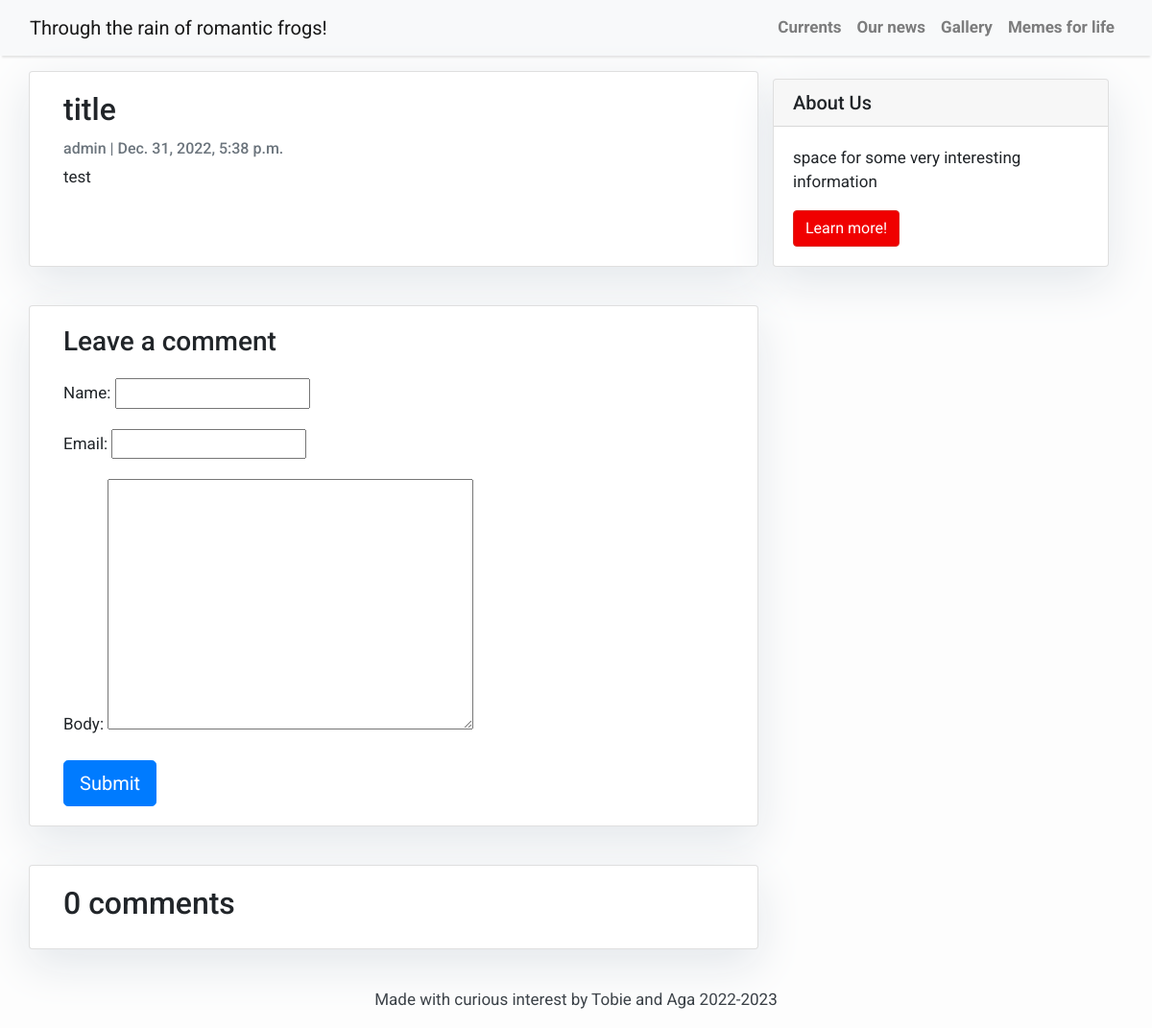
The app's page /mine/ with its own data.
### blog/models.py (models this page shows, shortened)
class Post(models.Model):
    title = models.CharField(max_length=200, unique=True)
    slug = models.SlugField(max_length=200, unique=True)
    author = models.ForeignKey(User, on_delete= models.CASCADE,related_name='blog_posts')
    updated_on = models.DateTimeField(auto_now= True)
    content = models.TextField()
    created_on = models.DateTimeField(auto_now_add=True)
    status = models.IntegerField(choices=STATUS, default=0)
    class Meta:
        ordering = ['-created_on']

### blog/views.py (the view)
# urls.py: path('<slug:slug>/', views.post_detail, name='post_detail'), #deleted the .as_view() part
def post_detail(request, slug):
    template_name = 'post_detail.html'
    post = get_object_or_404(Post, slug=slug)
    comments = post.comments.filter(active=True)
    new_comment = None
    if request.method == 'POST':
        comment_form = CommentForm(data=request.POST)
        if comment_form.is_valid():
            new_comment = comment_form.save(commit=False)
            new_comment.post = post
            new_comment.save()
    else:
        comment_form = CommentForm()
    return render(request, template_name, {'post': post,
                                           'comments': comments,
                                           'new_comment': new_comment,
                                           'comment_form': comment_form})

### blog/forms.py
class CommentForm(forms.ModelForm):
    class Meta:
        model = Comment
        fields = ('name', 'email', 'body')

### templates/post_detail.html (shortened to what this page needs)
{% extends 'base.html' %} {% block content %}
<div class="container">
  <div class="row">
            <div class="col-md-8 card mb-4  mt-3 left  top">
                <div class="card-body">
                    <h2 class="card-title">{{ post.title }}</h2>
                    <p class="card-text text-muted h6">{{ post.author }} | {{ post.created_on}} </p>
                    <p class="card-text">{{post.content}}</p>
                </div>
            </div>
    {% block sidebar %} {% include 'sidebar.html' %} {% endblock sidebar %}
    <div class="col-md-8 card mb-4  mt-3 ">
      <div class="card-body">
        {% if new_comment %}
        <div class="alert alert-success" role="alert">
          Your comment is awaiting moderation
        </div>
        {% else %}
        <h3>Leave a comment</h3>
        <form method="post" style="margin-top: 1.3em;">
          {{ comment_form.as_p }}
          <button type="submit" class="btn btn-primary  btn-lg">Submit</button>
        </form>
        {% endif %}
      </div>
    </div>
    <div class="col-md-8 card mb-4  mt-3 ">
      <div class="card-body">
        <h2>{{ comments.count }} comments</h2>
      </div>
    </div>
  </div>
</div>
{% endblock content %}

### templates/base.html (style rules this page uses)
body { font-family: "Roboto", sans-serif; font-size: 17px; background-color: #fdfdfd; }

### templates/sidebar.html (style rules this page uses)
.card { box-shadow: 0 16px 48px #E3E7EB; }

### records on screen
Post: title "title", author "admin", created_on "Dec. 31, 2022, 5:38 p.m.", content "test"

### other values on screen
{{ comments.count }} "0"
